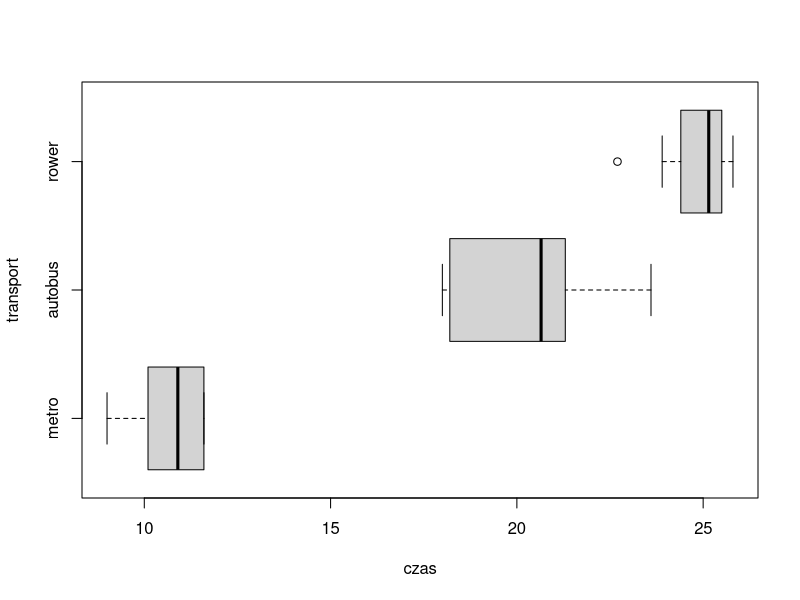

Reproduce this figure in R.
# Wektor liczbowy czas zawiera dane o czasie przejazdu ze stacji metra Ratusz-Arsenał do stacji metra Wilanowska (w min) trzema środkami transportu. 
# Czynnik transport zawiera nazwy środków transportu. 
# Czy czasy przejazdu dla tych środków transportu różnią się istotnie? 
# Przeprowadź analizę ANOVA. Przyjmij poziom istotności 0,05.

czas = c(10.3, 9.9, 9.0, 10.1, 11.6, 11.4, 10.4, 11.4, 11.6, 11.6, 21.3, 18.0,
         21.2, 21.5, 20.3, 18.0, 19.3, 18.2, 23.6, 21.0, 22.7, 24.8, 25.1, 25.7, 24.4, 25.8,
         25.4, 23.9, 25.5, 25.2)
transport = gl(3, 10, 30, labels = c('metro', 'autobus', 'rower'))

# Aby przeprowadzić analizę ANOVA, musimy najpierw sprawdzić, czy:
# 1) Czy dla każdego poziomu czynnika (w tym przypadku, rodzaju transportu) zmienna X (czyli czas przejazdu) ma taką samą wartiancję,
# 2) Dla każdego poziomu czynnika A rozkład zmiennej X jest normalny.

# 1) Stawiamy H0: Wariancje X1, X2, X3 (czyli czasy dla metra, autobusu i roweru) nie różnią się istotnie.
bartlett.test(czas~transport)

# Bartlett test of homogeneity of variances
# 
# data:  czas by transport
# Bartlett's K-squared = 5.6824, df = 2, p-value = 0.05836

# p-value > 0.05 (chociaż ledwie), zatem nie udało nam się odrzucić hipotezy zerowej. Wariancje X1, X2, X3 nie różnią się istotnie,
# zatem warunek 1) jest spełniony.

# 2) Stawiamy H0: Dla każdego rodzaju transportu rozkład czasów przejazdu jest normalny.
tapply(czas, transport, shapiro.test)
# $metro
# 
# Shapiro-Wilk normality test
# 
# data:  X[[i]]
# W = 0.86066, p-value = 0.07768
# 
# 
# $autobus
# 
# Shapiro-Wilk normality test
# 
# data:  X[[i]]
# W = 0.91501, p-value = 0.3172
# 
# 
# $rower
# 
# Shapiro-Wilk normality test
# 
# data:  X[[i]]
# W = 0.87169, p-value = 0.1046

# We wszystkich trzech przypadkach p-value > 0.05, zatem nie udało nam się odrzucić H0. Przyjmujemy że dla każdego rodzaju transportu rozkład czasów przejazdu jest normalny.

# Ponieważ założenia analizy ANOVA są spełnione, możemy dokonać testu F.

# H0: średnie czasów przejazdu dla różnych rodzajów transportów nie różnią się od siebie w sposób istotny.
anova(lm(czas~transport))

# Analysis of Variance Table
# 
# Response: czas
# Df  Sum Sq Mean Sq F value    Pr(>F)    
# transport  2 1036.89  518.44  301.75 < 2.2e-16 ***
#   Residuals 27   46.39    1.72                      
# ---
#   Signif. codes:  0 ‘***’ 0.001 ‘**’ 0.01 ‘*’ 0.05 ‘.’ 0.1 ‘ ’ 1

# Ponieważ p-value << 0.05, to z całą pewnością możemy odrzucić H0 - zatem średnie czasów przejazdu różnią się w sposób istotny od siebie.

boxplot(czas~transport, horizontal=TRUE)

# Widzmy na wykresach pudełkowych, że czasy przejazdów różnią się od siebie.
